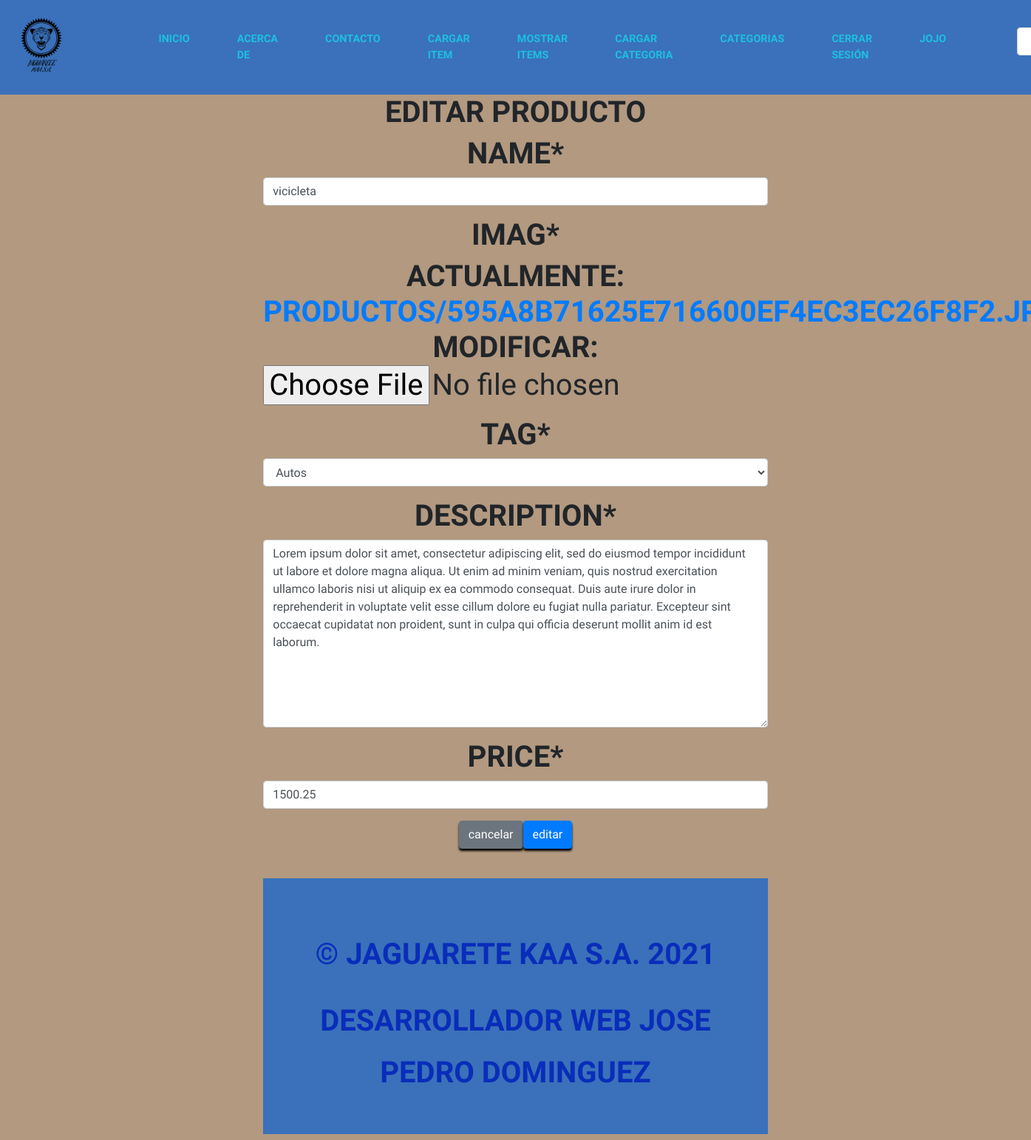
/productoApp/Editar/2/ (signed in), run on an earlier commit of the app's database.
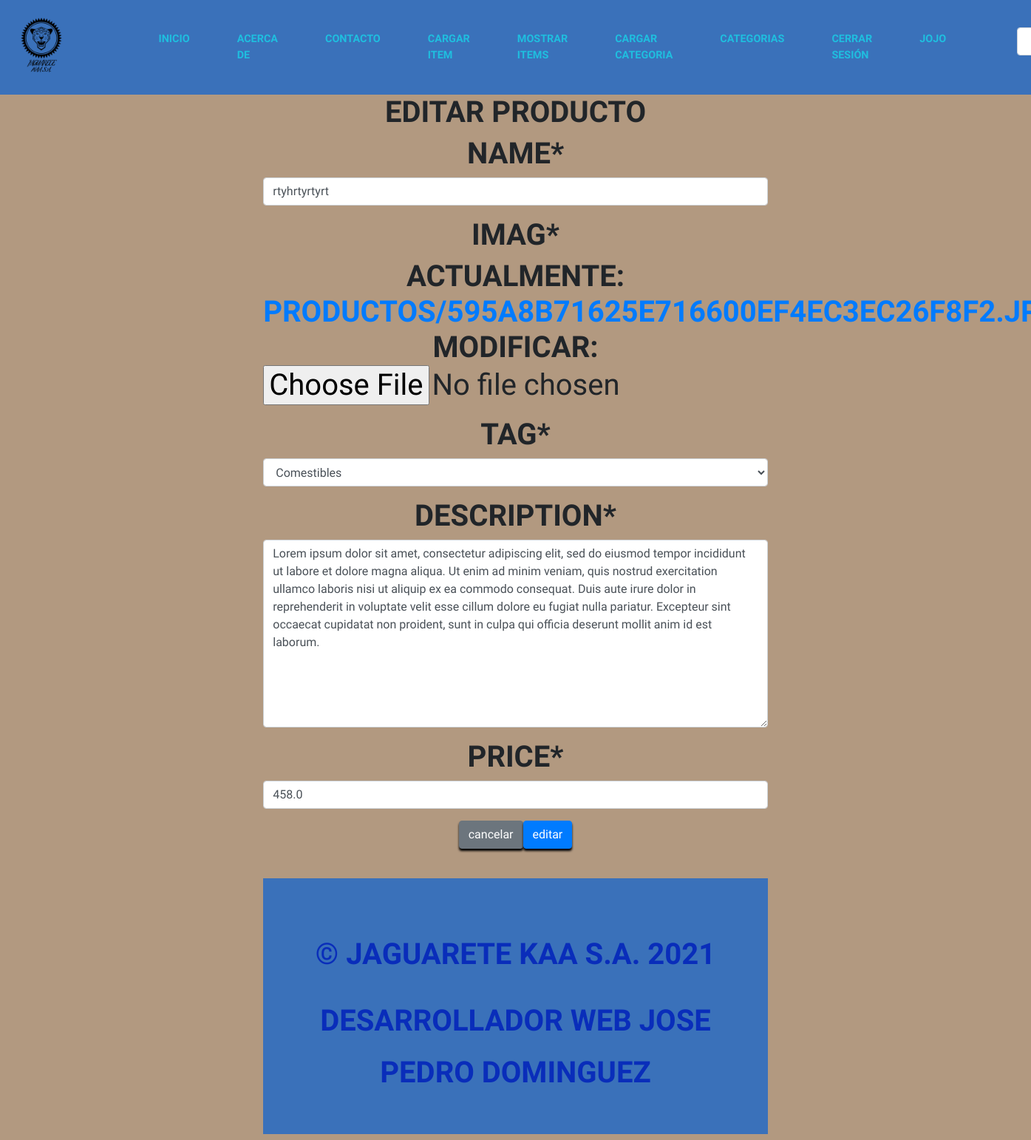
And on a later commit of the database.
### productoApp/models.py (models this page shows, shortened)
class Items(models.Model):
    name = models.CharField(max_length=50)
    imag = models.ImageField( upload_to="productos", null=True)
    tag  = models.ForeignKey(Tag, on_delete=models.PROTECT)
    description = models.TextField()
    price = models.FloatField()

### productoApp/views.py (the view, shortened to what this page needs)
# urls.py: path('Editar/<id>/', Editar, name="Editar Producto"),
@permission_required('productoApp.change_items')
def Editar(request, id):#SOLO VISIBLE PARA LOS ADMINISTRADORES
    prod = get_object_or_404(Items, id=id)
    data={
        'form':FomularioItem(instance=prod)
    }
    return  render(request,"editItem.html",data)

### productoApp/forms.py
class FomularioItem(forms.ModelForm):
    name =forms.CharField(min_length=3, max_length=50)
    price =forms.FloatField(min_value=1, max_value=100000000)
    class Meta:
        model = Items
        fields ='__all__'

### productoApp/models.py (called while the page is built)
    def __str__(self):
        return self.nametag

### productoApp/templates/editItem.html (shortened to what this page needs)
{% extends 'base.html' %}
{% load static %}
{% block content%}
    <h1>Editar Producto<h1>
    {% load crispy_forms_tags %}
        <center>
            <div class="row">
                    <div class="col-12 col-md-6 offset-md-3">
                        <div class="mb-3">
                            <form action="" method="post" enctype="multipart/form-data">
                                    {{ form | crispy}}
                                    <div class="d-flex justify-content-center">
                                        <input class="btn btn-secondary" type="reset" value="cancelar">
                                        <input class="btn btn-primary" type="submit" value="editar">
                                    </div>
                            </form>
                        </div>
                    <div>
            <div>
        <center>
{% endblock %}

What changed in the data, as far as the page shows it:
changed Items: name "vicicleta" → "rtyhrtyrtyrt"; tag "Autos" → "Comestibles"; price "1500.25" → "458.0"
